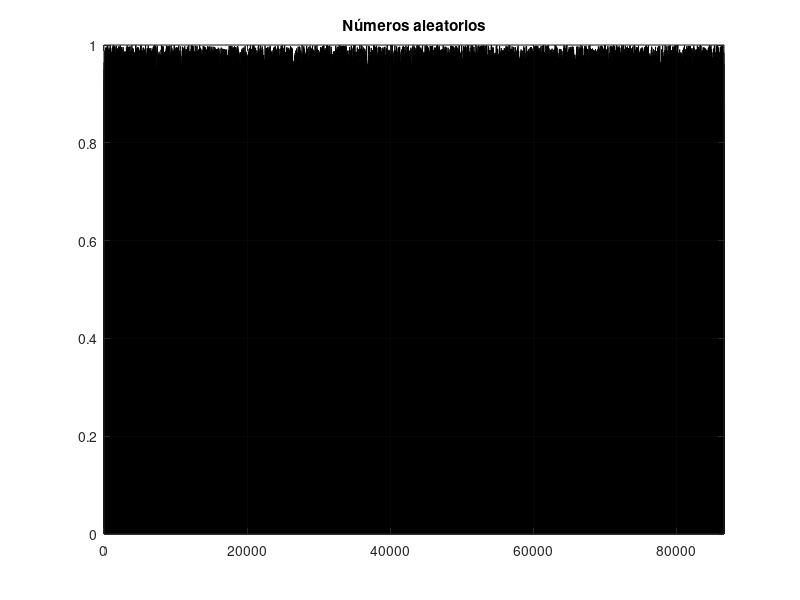

The MATLAB source for this figure: (Note: this script raises an error after producing the figure.)
% script que crea números aleatorios entre 0 y 1
% rand crea números aleatorios entre 0 y 1 uniformemente distribuidos

% Paso 1: Se escribe cuántos números aleatorios voy a crear.
p = 86700;

% Paso 2: Se crea un vector de números aleatorios según cantidad
% predefinida
data = rand(1,p);

% Paso 3: Visualizar la data (números aleatorios) creados.
bar(data); title('Números aleatorios');
grid;
axis([0 p 0 1]);

% Paso 4: Hacer un histograma de los datos
figure; 
h = histogram(data); title('Análisis de frecuencia');
grid;

% Paso 5: 
figure;
bar(1:h.NumBins, h.Values./p); title('Probabilidad');
grid;